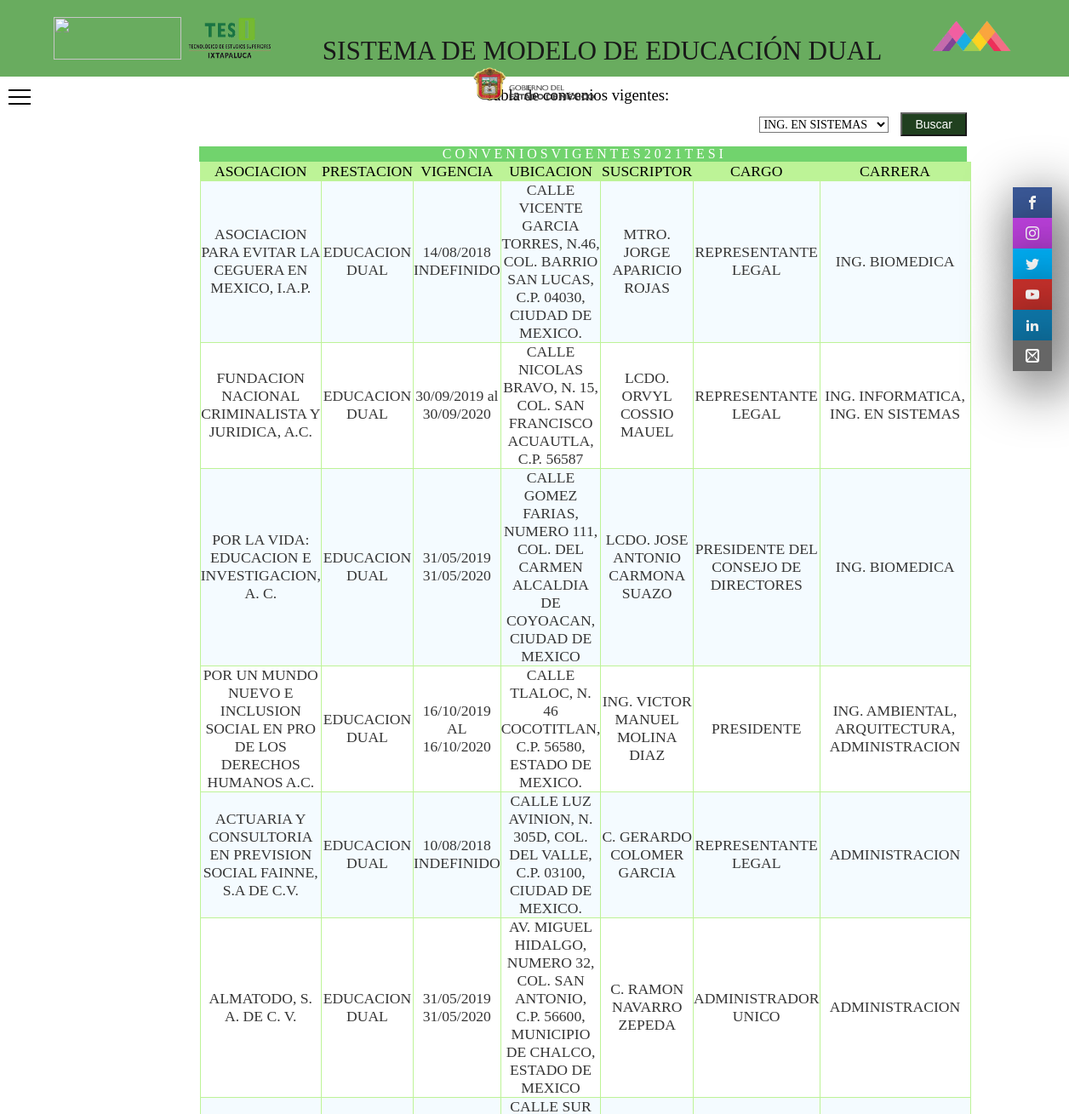
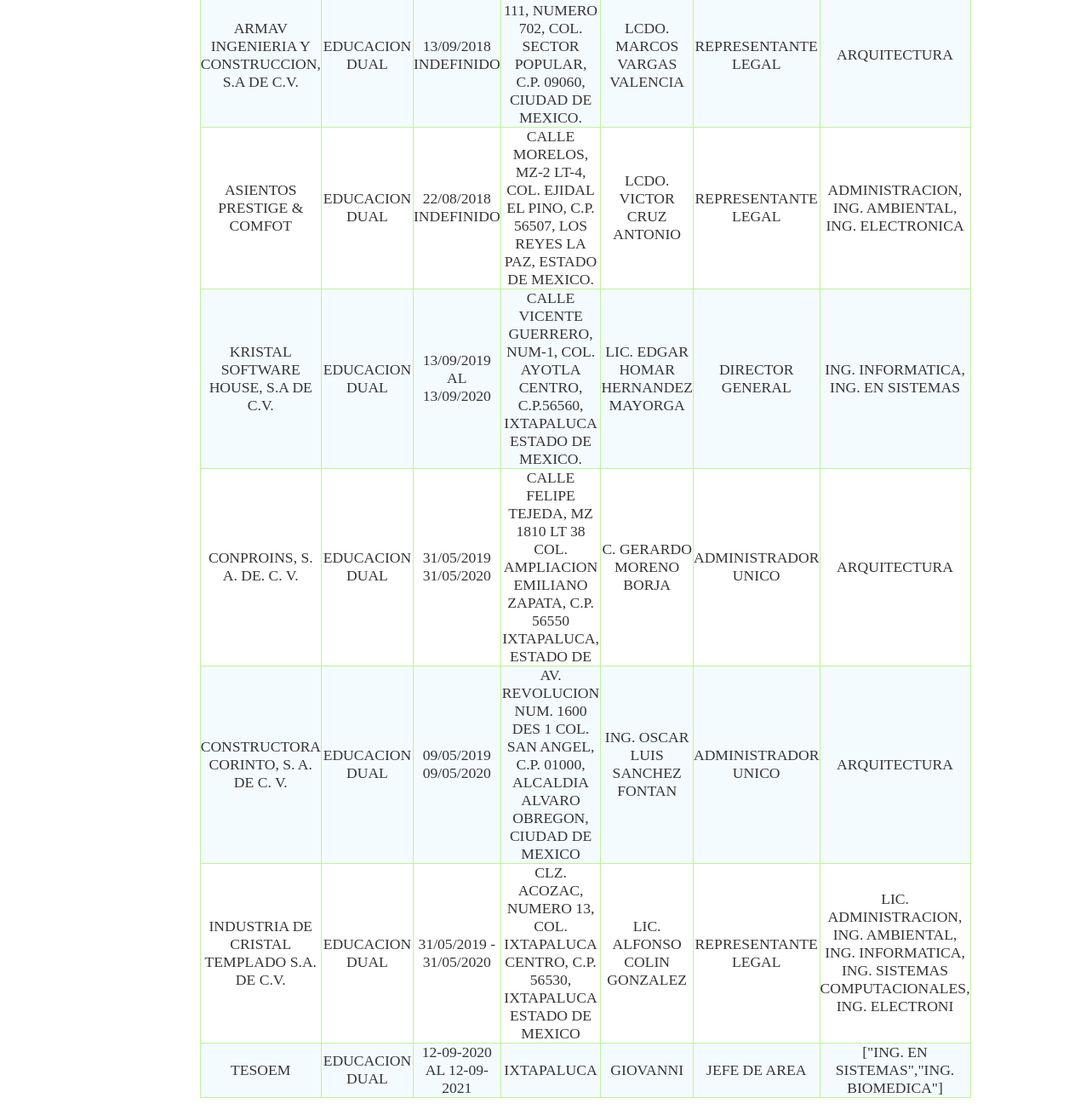
Screenshot of /verconveniosdivi.php (signed in) with the database file from the repository (2 pictures, top to bottom).
### tables this page shows
CREATE TABLE `convenios` (
  `id` int(11) NOT NULL,
  `asociacion` varchar(100) NOT NULL,
  `prestacion` varchar(100) NOT NULL,
  `vigencia` varchar(100) NOT NULL,
  `ubicacion` varchar(100) NOT NULL,
  `suscriptor` varchar(100) NOT NULL,
  `cargo` varchar(100) NOT NULL,
  `carrera` varchar(100) NOT NULL,
  `correo` varchar(100) NOT NULL
);

### verconveniosdivi.php (the view, shortened to what this page needs)
<?php
  $conexion=mysqli_connect('localhost','id16929386_modelodual','iU3EUE^6G<IzwOH$','id16929386_sistemadual');
 ?>
<!DOCTYPE html>
<html>
  <head>
    <link rel="stylesheet" type="text/css" href="css/conveniodiv.css"/>
    <link rel="stylesheet" type="text/css" href="fonts.css"/>
  </head>
<body class="grid-container">
  <header class="header">
      <img src="img/tecnm.png" alt="">
    <a href="index.php"><img title="Inicio" src="img/tesi.png" alt=""></a>
                    SISTEMA DE MODELO DE EDUCACIÓN DUAL
      <img src="img/edomex.png" alt="">
      <img src="img/gobierno.png" alt="">
  </header>
            <navbar class="navbar">
  <div class="screen">
    <div class="modal-container">
        <label id="label" for="input">
          <span class="hamburguer"></span>
          <span class="hamburguer"></span>
          <span class="hamburguer"></span>
        </label>
    </div>
  </div>
</navbar>
  <sidebar class="sidebar">
      <ul>
          <li><a href="https://www.facebook.com/TESIOficial/" target="_blank" class="icon-facebook"></a></li>
          <li><a href="https://www.instagram.com/tesioficial/" target="_blank" class="icon-instagram"></a></li>
          <li><a href="https://twitter.com/TESIOficial/" target="_blank" class="icon-twitter"></a></li>
          <li><a href="https://www.youtube.com/channel/UCBRZpGRpPlmOqv2c-OehMmA" target="_blank" class="icon-youtube"></a></li>
          <li><a href="https://www.linkedin.com/school/tesi-ixtapaluca/" target="_blank" class="icon-linkedin2"></a></li>
          <li><a href="mailto:dir_dixtapaluca@tesi.edu.mx" target="_blank" class="icon-mail2"></a></li>
      </ul>
  </sidebar>
 <main class="main">
					 	<div class="convenios">
					    <h3>Tabla de convenios vigentes:<br><br></h3>
					    <form method="POST">
					      <select class="controls" name="carrera">
					        <option>ING. EN SISTEMAS</option>
					      </select>
					      <button class="boton" name="buscar">Buscar</button>
					    </form><br><br>
					<?php
					  if (isset($_POST['buscar'])) {
					    $carrera = $_POST["carrera"];
					    $query = "SELECT * FROM convenios WHERE carrera LIKE '%".$carrera."%'";
					    $query_searched = mysqli_query($conexion,$query);
					    $count_results = mysqli_num_rows($query_searched);
					    ?>
					  <table border=1 class='tabla_datos'>
					  <p>C O N V E N I O S  V I G E N T E S  2 0 2 1  T E S I<p>
					  	<thead>
					   <tr id='titulo'>
     					<td>Asociacion</td>
                        <td>prestacion</td>
    					<td>vigencia</td>
    					<td>Ubicacion</td>
                        <td>Suscriptor</td>
                        <td>Cargo</td>
    					<td>Carrera</td>    </tr>
					</thead>
					    <?php
					    if ($count_results > 0) {
					        while ($mostrar = mysqlI_fetch_array($query_searched)) {
					            ?>
					            <tr>
					              <td><center><?php echo $mostrar['asociacion'] ?></center></td>
					              <td><center><?php echo $mostrar['prestacion'] ?></center></td>
					              <td><center><?php echo $mostrar['vigencia'] ?></center></td>
					              <td><center><?php echo $mostrar['ubicacion'] ?></center></td>
					              <td><center><?php echo $mostrar['suscriptor'] ?></center></td>
					              <td><center><?php echo $mostrar['cargo'] ?></center></td>
					              <td><center><?php echo $mostrar['carrera'] ?></center></td>
					            </tr>
					          <?php
					        }
					        ?>
					        </table>
					        <?php
					    }
					}else{
					?>
					<table border=1 class='tabla_datos'>
					  <p>C O N V E N I O S  V I G E N T E S  2 0 2 1  T E S I<p>
					  	<thead>
					   <tr id='titulo'>
     					<td>Asociacion</td>
                        <td>prestacion</td>
    					<td>vigencia</td>
    					<td>Ubicacion</td>
                        <td>Suscriptor</td>
                        <td>Cargo</td>
    					<td>Carrera</td>    </tr>
					</thead>
					<?php
					    $sql="SELECT * from convenios";
					    $result=mysqli_query($conexion,$sql);
					while($mostrar=mysqli_fetch_array($result)){
					     ?>
					    <tr>
					      <td><center><?php echo $mostrar['asociacion'] ?></center></td>
					      <td><center><?php echo $mostrar['prestacion'] ?></center></td>
					      <td><center><?php echo $mostrar['vigencia'] ?></center></td>
					      <td><center><?php echo $mostrar['ubicacion'] ?></center></td>
					      <td><center><?php echo $mostrar['suscriptor'] ?></center></td>
					      <td><center><?php echo $mostrar['cargo'] ?></center></td>
					      <td><center><?php echo $mostrar['carrera'] ?></center></td>
					    </tr>
					  <?php
					}
					}
					   ?>
					  </table>
					</div>
  </main>
</body>
</html>

### css/conveniodiv.css (style rules this page uses)
* { box-sizing:border-box; margin: 0; padding: 0; }
html { height: 100%; }
body { font-family: century gothic; height: 100%; width: 100%; }
.grid-container > * { padding: 20px; }
.grid-container { display: grid; grid-template: "header" auto "navbar" 100px "main" auto "sidebar" 100px; }
@media screen and (min-width: 1050px) { .grid-container { grid-template: "header header header" 90px "navbar main sidebar" auto / 200px auto 100px; } }
.header img { width: 150px; height: 50px; }
.header { grid-area: header; font-size: 31.2px; background: #59a44e; opacity: 0.9; text-align: center; }
.sidebar * { margin: 0; padding: 0; -webkit-box-sizing: border-box; -moz-box-sizing: border-box; box-sizing: border-box; }
.sidebar { position: fixed; right: 0; top: 200px; z-index: 2000; }
.sidebar ul { list-style-type: none; }
.sidebar ul li a { box-shadow: 10px 15px 66px black; display: inline-block; color: white; background: black; padding: 10px 15px; text-decoration: none; -webkit-transition: all 500ms ease; -o-transition: all 500ms ease; -transition: all 500ms; }
.sidebar ul li .icon-facebook { background: #3b5998; }
.sidebar ul li .icon-instagram { background: #ba40da; }
.sidebar ul li .icon-twitter { background: #00abf0; }
.sidebar ul li .icon-youtube { background: #c4302b; }
.sidebar ul li .icon-linkedin2 { background: #0e76a8; }
.sidebar ul li .icon-mail2 { background: #666666; }
.navbar { grid-area: navbar; padding: 0px; }
.screen { position: relative; width:250px; height: 560px; overflow:hidden; }
label { cursor:pointer; position:absolute; left:10px; top:15px; width:26px; height:16px; z-index:100; }
.hamburguer, .hidden-hamburger { margin: 0 auto; position:absolute; height:2px; z-index:3; }
.hamburguer { background-color:black; width:100%; }
.modal-container .hamburguer:nth-of-type(2) { transform:translateX(0px); top:50%; width:100%; opacity:1; transition: opacity 0.2s 1.1s, width 0.5s 1.9s, transform 0.5s 1.9s; }
.modal-container .hamburguer:nth-of-type(3) { top:100%; width:100%; }
.modal-container .hamburguer:nth-of-type(1), .modal-container .hamburguer:nth-of-type(3) { transform:rotate(0deg); transition: transform 0.5s, background-color 1s; }
.main { text-align: center; grid-area: main; }
.main h3 { font-weight: lighter; text-align: center; margin: -1% 0 -2% 0; }
table td { transition: all .5s; }
.tabla_datos { border-collapse: collapse; font-size: 1.1em; margin: -1% 0 0 1.6%; }
.tabla_datos th, .tabla_datos td { border: 1px solid #BDF397; }
#titulo { background-color: #BDF397; color: black; border-color: #6ea1cc !important; text-transform: uppercase; }
.tabla_datos tbody td { color: #353535; }
.tabla_datos tbody td:first-child, .tabla_datos tbody td:nth-child(4), .tabla_datos tbody td:last-child { text-align: right; }
.tabla_datos tbody tr:nth-child(odd) td { background-color: #f4fbff; }
main p { background-color: #71D36D; text-align: center; color: white; margin: 1% -0 0 1.5%; }
form { float: right; }
.controls { font-family: century gothic; background-color: white; border-radius: 0px; margin: 10px; font-size: 14px; color: black; }
.boton { color: white; text-align: center; padding: 4px 15px; text-decoration: none; font-size: 14px; background-color: #082c07; opacity: 0.9; }

### verconveniosdivi.php (style rules this page uses)
body { background-image: url("img/fondotesi.png"); background-size: 100%; -moz-background-size: cover; -ms-background-size: cover; -o-background-size: cover; background-size: cover; background-attachment: fixed; background-repeat: no-repeat; background-position: bottom center; }

### rows the page displays
convenios: asociacion "ASOCIACION PARA EVITAR LA CEGUERA EN MEXICO, I.A.P.", prestacion "EDUCACION DUAL", vigencia "14/08/2018 INDEFINIDO", ubicacion "CALLE VICENTE GARCIA TORRES, N.46, COL. BARRIO SAN LUCAS, C.P. 04030, CIUDAD DE MEXICO.", suscriptor "MTRO. JORGE APARICIO ROJAS", cargo "REPRESENTANTE LEGAL", carrera "ING. BIOMEDICA"
convenios: asociacion "FUNDACION NACIONAL CRIMINALISTA Y JURIDICA, A.C.", prestacion "EDUCACION DUAL", vigencia "30/09/2019 al 30/09/2020", ubicacion "CALLE NICOLAS BRAVO, N. 15, COL. SAN FRANCISCO ACUAUTLA, C.P. 56587", suscriptor "LCDO. ORVYL COSSIO MAUEL", cargo "REPRESENTANTE LEGAL", carrera "ING. INFORMATICA, ING. EN SISTEMAS"
convenios: asociacion "POR LA VIDA: EDUCACION E INVESTIGACION, A. C.", prestacion "EDUCACION DUAL", vigencia "31/05/2019 31/05/2020", ubicacion "CALLE GOMEZ FARIAS, NUMERO 111, COL. DEL CARMEN ALCALDIA DE COYOACAN, CIUDAD DE MEXICO", suscriptor "LCDO. JOSE ANTONIO CARMONA SUAZO", cargo "PRESIDENTE DEL CONSEJO DE DIRECTORES", carrera "ING. BIOMEDICA"
convenios: asociacion "POR UN MUNDO NUEVO E INCLUSION SOCIAL EN PRO DE LOS DERECHOS HUMANOS A.C.", prestacion "EDUCACION DUAL", vigencia "16/10/2019 AL 16/10/2020", ubicacion "CALLE TLALOC, N. 46 COCOTITLAN, C.P. 56580, ESTADO DE MEXICO.", suscriptor "ING. VICTOR MANUEL MOLINA DIAZ", cargo "PRESIDENTE", carrera "ING. AMBIENTAL, ARQUITECTURA, ADMINISTRACION"
convenios: asociacion "ACTUARIA Y CONSULTORIA EN PREVISION SOCIAL FAINNE, S.A DE C.V.", prestacion "EDUCACION DUAL", vigencia "10/08/2018 INDEFINIDO", ubicacion "CALLE LUZ AVINION, N. 305D, COL. DEL VALLE, C.P. 03100, CIUDAD DE MEXICO.", suscriptor "C. GERARDO COLOMER GARCIA", cargo "REPRESENTANTE LEGAL", carrera "ADMINISTRACION"
convenios: asociacion "ALMATODO, S. A. DE C. V.", prestacion "EDUCACION DUAL", vigencia "31/05/2019 31/05/2020", ubicacion "AV. MIGUEL HIDALGO, NUMERO 32, COL. SAN ANTONIO, C.P. 56600, MUNICIPIO DE CHALCO, ESTADO DE MEXICO", suscriptor "C. RAMON NAVARRO ZEPEDA", cargo "ADMINISTRADOR UNICO", carrera "ADMINISTRACION"
convenios: asociacion "ARMAV INGENIERIA Y CONSTRUCCION, S.A DE C.V.", prestacion "EDUCACION DUAL", vigencia "13/09/2018 INDEFINIDO", ubicacion "CALLE SUR 111, NUMERO 702, COL. SECTOR POPULAR, C.P. 09060, CIUDAD DE MEXICO.", suscriptor "LCDO. MARCOS VARGAS VALENCIA", cargo "REPRESENTANTE LEGAL", carrera "ARQUITECTURA"
convenios: asociacion "ASIENTOS PRESTIGE & COMFOT", prestacion "EDUCACION DUAL", vigencia "22/08/2018 INDEFINIDO", ubicacion "CALLE MORELOS, MZ-2 LT-4, COL. EJIDAL EL PINO, C.P. 56507, LOS REYES LA PAZ, ESTADO DE MEXICO.", suscriptor "LCDO. VICTOR CRUZ ANTONIO", cargo "REPRESENTANTE LEGAL", carrera "ADMINISTRACION, ING. AMBIENTAL, ING. ELECTRONICA"
convenios: asociacion "KRISTAL SOFTWARE HOUSE, S.A DE C.V.", prestacion "EDUCACION DUAL", vigencia "13/09/2019 AL 13/09/2020", ubicacion "CALLE VICENTE GUERRERO, NUM-1, COL. AYOTLA CENTRO, C.P.56560, IXTAPALUCA ESTADO DE MEXICO.", suscriptor "LIC. EDGAR HOMAR HERNANDEZ MAYORGA", cargo "DIRECTOR GENERAL", carrera "ING. INFORMATICA, ING. EN SISTEMAS"
convenios: asociacion "CONPROINS, S. A. DE. C. V.", prestacion "EDUCACION DUAL", vigencia "31/05/2019 31/05/2020", ubicacion "CALLE FELIPE TEJEDA, MZ 1810 LT 38 COL. AMPLIACION EMILIANO ZAPATA, C.P. 56550 IXTAPALUCA, ESTADO DE", suscriptor "C. GERARDO MORENO BORJA", cargo "ADMINISTRADOR UNICO", carrera "ARQUITECTURA"
convenios: asociacion "CONSTRUCTORA CORINTO, S. A. DE C. V.", prestacion "EDUCACION DUAL", vigencia "09/05/2019 09/05/2020", ubicacion "AV. REVOLUCION NUM. 1600 DES 1 COL. SAN ANGEL, C.P. 01000, ALCALDIA ALVARO OBREGON, CIUDAD DE MEXICO", suscriptor "ING. OSCAR LUIS SANCHEZ FONTAN", cargo "ADMINISTRADOR UNICO", carrera "ARQUITECTURA"
convenios: asociacion "INDUSTRIA DE CRISTAL TEMPLADO S.A. DE C.V.", prestacion "EDUCACION DUAL", vigencia "31/05/2019 - 31/05/2020", ubicacion "CLZ. ACOZAC, NUMERO 13, COL. IXTAPALUCA CENTRO, C.P. 56530, IXTAPALUCA ESTADO DE MEXICO", suscriptor "LIC. ALFONSO COLIN GONZALEZ", cargo "REPRESENTANTE LEGAL", carrera "LIC. ADMINISTRACION, ING. AMBIENTAL, ING. INFORMATICA, ING. SISTEMAS COMPUTACIONALES, ING. ELECTRONI"
convenios: asociacion "TESOEM", prestacion "EDUCACION DUAL", vigencia "12-09-2020 AL 12-09-2021", ubicacion "IXTAPALUCA", suscriptor "GIOVANNI", cargo "JEFE DE AREA", carrera "[\"ING. EN SISTEMAS\",\"ING. BIOMEDICA\"]"
